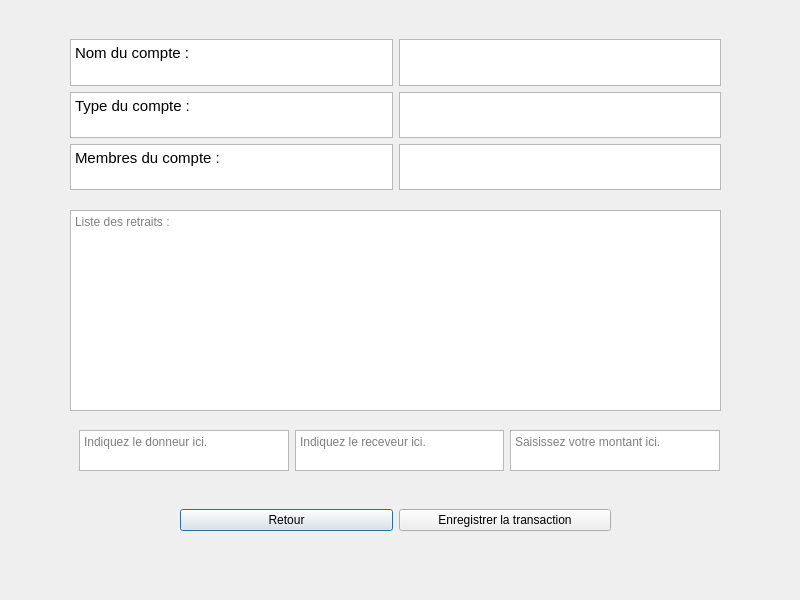
<?xml version="1.0" encoding="UTF-8"?>
<ui version="4.0">
 <class>DepensesPartagees</class>
 <widget class="QDialog" name="DepensesPartagees">
  <property name="geometry">
   <rect>
    <x>0</x>
    <y>0</y>
    <width>800</width>
    <height>600</height>
   </rect>
  </property>
  <property name="windowTitle">
   <string>Dialog</string>
  </property>
  <widget class="QWidget" name="horizontalLayoutWidget">
   <property name="geometry">
    <rect>
     <x>180</x>
     <y>480</y>
     <width>431</width>
     <height>80</height>
    </rect>
   </property>
   <layout class="QHBoxLayout" name="PPP">
    <item>
     <widget class="QPushButton" name="retour">
      <property name="text">
       <string>Retour</string>
      </property>
     </widget>
    </item>
    <item>
     <widget class="QPushButton" name="enregistrer">
      <property name="text">
       <string>Enregistrer la transaction</string>
      </property>
     </widget>
    </item>
   </layout>
  </widget>
  <widget class="QTextBrowser" name="Liste">
   <property name="geometry">
    <rect>
     <x>70</x>
     <y>210</y>
     <width>651</width>
     <height>201</height>
    </rect>
   </property>
   <property name="placeholderText">
    <string>Liste des retraits : </string>
   </property>
  </widget>
  <widget class="QWidget" name="verticalLayoutWidget">
   <property name="geometry">
    <rect>
     <x>70</x>
     <y>39</y>
     <width>651</width>
     <height>151</height>
    </rect>
   </property>
   <layout class="QVBoxLayout" name="Quatre">
    <item>
     <layout class="QHBoxLayout" name="horizontalLayout_7">
      <item>
       <widget class="QTextBrowser" name="textBrowser_2">
        <property name="html">
         <string>&lt;!DOCTYPE HTML PUBLIC &quot;-//W3C//DTD HTML 4.0//EN&quot; &quot;http://www.w3.org/TR/REC-html40/strict.dtd&quot;&gt;
&lt;html&gt;&lt;head&gt;&lt;meta name=&quot;qrichtext&quot; content=&quot;1&quot; /&gt;&lt;style type=&quot;text/css&quot;&gt;
p, li { white-space: pre-wrap; }
&lt;/style&gt;&lt;/head&gt;&lt;body style=&quot; font-family:'Ubuntu'; font-size:11pt; font-weight:400; font-style:normal;&quot;&gt;
&lt;p style=&quot; margin-top:0px; margin-bottom:0px; margin-left:0px; margin-right:0px; -qt-block-indent:0; text-indent:0px;&quot;&gt;Nom du compte :&lt;/p&gt;&lt;/body&gt;&lt;/html&gt;</string>
        </property>
        <property name="placeholderText">
         <string/>
        </property>
       </widget>
      </item>
      <item>
       <widget class="QTextBrowser" name="nomDuCompte"/>
      </item>
     </layout>
    </item>
    <item>
     <layout class="QHBoxLayout" name="horizontalLayout_8">
      <item>
       <widget class="QTextBrowser" name="textBrowser_3">
        <property name="html">
         <string>&lt;!DOCTYPE HTML PUBLIC &quot;-//W3C//DTD HTML 4.0//EN&quot; &quot;http://www.w3.org/TR/REC-html40/strict.dtd&quot;&gt;
&lt;html&gt;&lt;head&gt;&lt;meta name=&quot;qrichtext&quot; content=&quot;1&quot; /&gt;&lt;style type=&quot;text/css&quot;&gt;
p, li { white-space: pre-wrap; }
&lt;/style&gt;&lt;/head&gt;&lt;body style=&quot; font-family:'Ubuntu'; font-size:11pt; font-weight:400; font-style:normal;&quot;&gt;
&lt;p style=&quot; margin-top:0px; margin-bottom:0px; margin-left:0px; margin-right:0px; -qt-block-indent:0; text-indent:0px;&quot;&gt;Type du compte :&lt;/p&gt;&lt;/body&gt;&lt;/html&gt;</string>
        </property>
        <property name="placeholderText">
         <string/>
        </property>
       </widget>
      </item>
      <item>
       <widget class="QTextBrowser" name="typeDuCompte"/>
      </item>
     </layout>
    </item>
    <item>
     <layout class="QHBoxLayout" name="horizontalLayout_9">
      <item>
       <widget class="QTextBrowser" name="textBrowser_4">
        <property name="html">
         <string>&lt;!DOCTYPE HTML PUBLIC &quot;-//W3C//DTD HTML 4.0//EN&quot; &quot;http://www.w3.org/TR/REC-html40/strict.dtd&quot;&gt;
&lt;html&gt;&lt;head&gt;&lt;meta name=&quot;qrichtext&quot; content=&quot;1&quot; /&gt;&lt;style type=&quot;text/css&quot;&gt;
p, li { white-space: pre-wrap; }
&lt;/style&gt;&lt;/head&gt;&lt;body style=&quot; font-family:'Ubuntu'; font-size:11pt; font-weight:400; font-style:normal;&quot;&gt;
&lt;p style=&quot; margin-top:0px; margin-bottom:0px; margin-left:0px; margin-right:0px; -qt-block-indent:0; text-indent:0px;&quot;&gt;Membres du compte :&lt;/p&gt;&lt;/body&gt;&lt;/html&gt;</string>
        </property>
        <property name="placeholderText">
         <string/>
        </property>
       </widget>
      </item>
      <item>
       <widget class="QTextBrowser" name="membresDuCompte"/>
      </item>
     </layout>
    </item>
    <item>
     <layout class="QHBoxLayout" name="horizontalLayout_10"/>
    </item>
   </layout>
  </widget>
  <widget class="QWidget" name="horizontalLayoutWidget_2">
   <property name="geometry">
    <rect>
     <x>79</x>
     <y>430</y>
     <width>641</width>
     <height>41</height>
    </rect>
   </property>
   <layout class="QHBoxLayout" name="horizontalLayout">
    <item>
     <widget class="QTextEdit" name="donneur">
      <property name="placeholderText">
       <string>Indiquez le donneur ici.</string>
      </property>
     </widget>
    </item>
    <item>
     <widget class="QTextEdit" name="receveur">
      <property name="placeholderText">
       <string>Indiquez le receveur ici.</string>
      </property>
     </widget>
    </item>
    <item>
     <widget class="QTextEdit" name="montant">
      <property name="placeholderText">
       <string>Saisissez votre montant ici.</string>
      </property>
     </widget>
    </item>
   </layout>
  </widget>
 </widget>
 <resources/>
 <connections/>
</ui>
